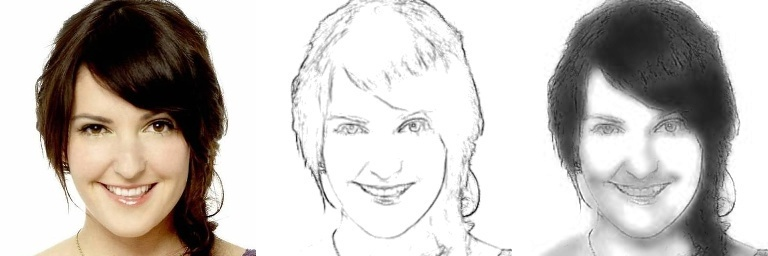
#> input picture example.jpg, 768 x 256 px; its folder holds only this picture in this run
$ python -i helper.py   (imports and definitions only)   (older library calls are emulated)
#> lines starting #> are read from the running program, lines starting #| are printed output that depends on the picture
#> further down, picture is the input picture: shape (256, 768, 3); mean B, G, R 188.1, 192, 196.7
import cv2
from scipy import ndimage
import numpy as np

# [67 lines left out: functions get_normal_map, get_gray_map, get_light_map, get_light_map_single, get_light_map_drawer, get_light_map_drawer2 and 1 more, not called in this run]

def normalize_pic(img):
    img = img / np.max(img)
    return img

# [40 lines left out: functions superlize_pic, mask_pic, resize_img_512, resize_img_512_3d, show_active_img_and_save, not called in this run]

def denoise_mat(img,i):
    return ndimage.median_filter(img, i)

# [120 lines left out: functions show_active_img_and_save_denoise, show_active_img_and_save_denoise_filter, show_active_img_and_save_denoise_filter2, show_active_img, get_active_img, get_active_img_fil and 4 more, not called in this run]

import matplotlib.pyplot as plt

def gray_print(img):
    plt.imshow(img,'gray')
def rgb_print(img):
    img_rgb=img[:,:,[2,1,0]]
    plt.imshow(img_rgb,'gray')

import os
# [25 lines left out: functions under_file, grab_pic, not called in this run]

def get_edge(image,para=(7,7)):
#> called with para = (7, 7)
    pic_preprocessed  = cv2.cvtColor(cv2.GaussianBlur(image, para, 0), cv2.COLOR_BGR2GRAY)
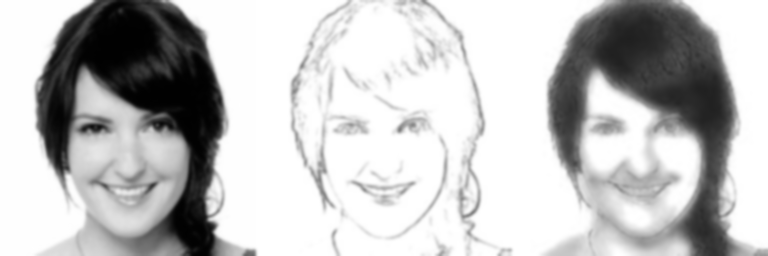
#> pic_preprocessed: shape (256, 768); min 1, max 255, mean 193
    pic_edges = cv2.bitwise_not(cv2.Canny(pic_preprocessed, threshold1=20, threshold2=60))
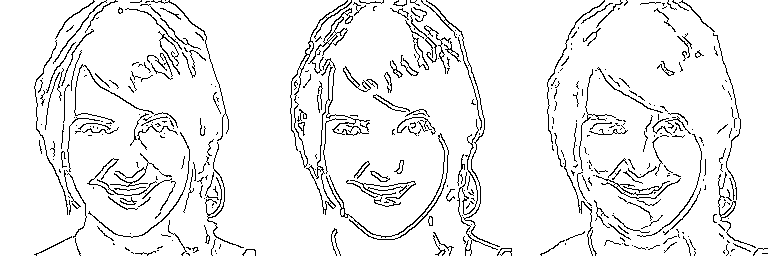
#> pic_edges: shape (256, 768); 93% white; black in thin lines or dots
    pic_out=cv2.cvtColor(pic_edges, cv2.COLOR_GRAY2RGB)
#> pic_out: shape (256, 768, 3); 93% white; black in thin lines or dots
    return pic_out

# [68 lines left out: functions get_edge2, prinable, highPass, test_look, train_look, get_sketch, not called in this run]

>>> import cv2
>>> picture = cv2.imread('example.jpg')
>>> result = get_edge(picture)
